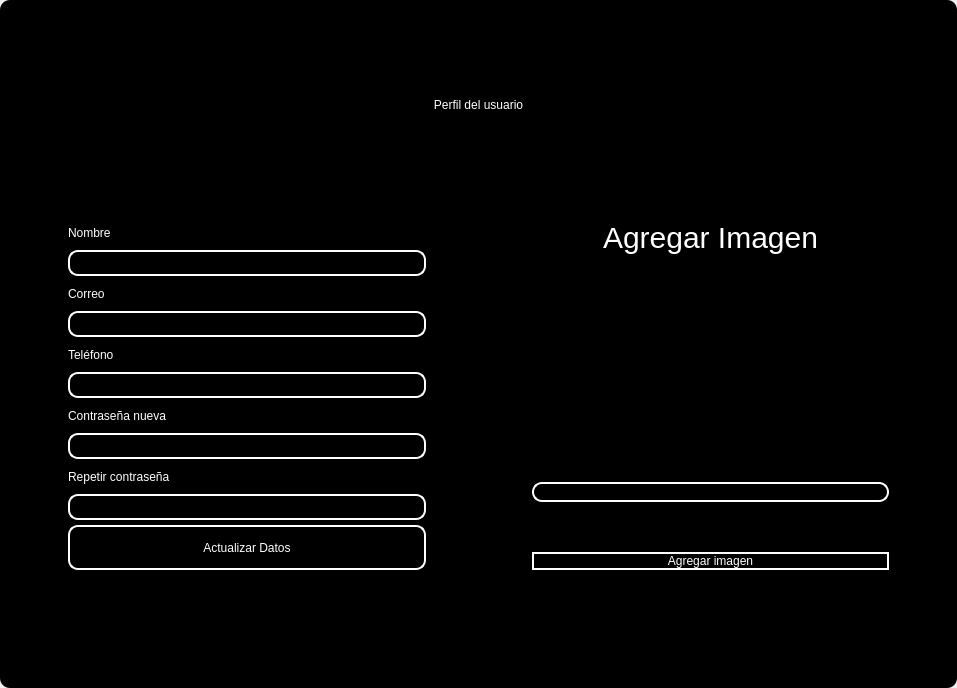
<?xml version="1.0" encoding="UTF-8"?>
<ui version="4.0">
 <class>MainWindow</class>
 <widget class="QMainWindow" name="MainWindow">
  <property name="geometry">
   <rect>
    <x>0</x>
    <y>0</y>
    <width>957</width>
    <height>688</height>
   </rect>
  </property>
  <property name="windowTitle">
   <string>MainWindow</string>
  </property>
  <property name="styleSheet">
   <string notr="true"/>
  </property>
  <widget class="QWidget" name="centralwidget">
   <property name="styleSheet">
    <string notr="true"/>
   </property>
   <layout class="QVBoxLayout" name="verticalLayout">
    <property name="spacing">
     <number>0</number>
    </property>
    <property name="leftMargin">
     <number>0</number>
    </property>
    <property name="topMargin">
     <number>0</number>
    </property>
    <property name="rightMargin">
     <number>0</number>
    </property>
    <property name="bottomMargin">
     <number>0</number>
    </property>
    <item>
     <widget class="QFrame" name="frame">
      <property name="enabled">
       <bool>true</bool>
      </property>
      <property name="styleSheet">
       <string notr="true">
QFrame {
border-radius:10px;
	background-color: rgb(0, 0, 0);
 }
</string>
      </property>
      <property name="frameShape">
       <enum>QFrame::StyledPanel</enum>
      </property>
      <property name="frameShadow">
       <enum>QFrame::Raised</enum>
      </property>
      <layout class="QVBoxLayout" name="verticalLayout_2">
       <item>
        <widget class="QFrame" name="frame_superior">
         <property name="minimumSize">
          <size>
           <width>0</width>
           <height>40</height>
          </size>
         </property>
         <property name="maximumSize">
          <size>
           <width>16777215</width>
           <height>40</height>
          </size>
         </property>
         <property name="styleSheet">
          <string notr="true">QPushButton{
border-radius:18px;
}

QPushButton:hover{
	background-color: rgb(0, 0, 0);
}
</string>
         </property>
         <property name="frameShape">
          <enum>QFrame::StyledPanel</enum>
         </property>
         <property name="frameShadow">
          <enum>QFrame::Raised</enum>
         </property>
         <layout class="QHBoxLayout" name="horizontalLayout_3">
          <property name="spacing">
           <number>4</number>
          </property>
          <property name="leftMargin">
           <number>0</number>
          </property>
          <property name="topMargin">
           <number>0</number>
          </property>
          <property name="rightMargin">
           <number>0</number>
          </property>
          <property name="bottomMargin">
           <number>0</number>
          </property>
          <item>
           <widget class="QPushButton" name="btn_icon">
            <property name="text">
             <string/>
            </property>
            <property name="iconSize">
             <size>
              <width>40</width>
              <height>40</height>
             </size>
            </property>
           </widget>
          </item>
          <item>
           <spacer name="horizontalSpacer_2">
            <property name="orientation">
             <enum>Qt::Horizontal</enum>
            </property>
            <property name="sizeHint" stdset="0">
             <size>
              <width>443</width>
              <height>20</height>
             </size>
            </property>
           </spacer>
          </item>
          <item>
           <widget class="QPushButton" name="btn_exit">
            <property name="minimumSize">
             <size>
              <width>38</width>
              <height>38</height>
             </size>
            </property>
            <property name="maximumSize">
             <size>
              <width>38</width>
              <height>38</height>
             </size>
            </property>
            <property name="cursor">
             <cursorShape>PointingHandCursor</cursorShape>
            </property>
            <property name="text">
             <string/>
            </property>
            <property name="iconSize">
             <size>
              <width>35</width>
              <height>35</height>
             </size>
            </property>
           </widget>
          </item>
          <item>
           <widget class="QPushButton" name="bt_minimizar">
            <property name="minimumSize">
             <size>
              <width>38</width>
              <height>38</height>
             </size>
            </property>
            <property name="maximumSize">
             <size>
              <width>38</width>
              <height>38</height>
             </size>
            </property>
            <property name="cursor">
             <cursorShape>PointingHandCursor</cursorShape>
            </property>
            <property name="text">
             <string/>
            </property>
            <property name="icon">
             <iconset>
              <normaloff>image/minus.svg</normaloff>image/minus.svg</iconset>
            </property>
            <property name="iconSize">
             <size>
              <width>38</width>
              <height>38</height>
             </size>
            </property>
           </widget>
          </item>
          <item>
           <widget class="QPushButton" name="bt_maximizar">
            <property name="minimumSize">
             <size>
              <width>38</width>
              <height>38</height>
             </size>
            </property>
            <property name="maximumSize">
             <size>
              <width>38</width>
              <height>38</height>
             </size>
            </property>
            <property name="cursor">
             <cursorShape>PointingHandCursor</cursorShape>
            </property>
            <property name="text">
             <string/>
            </property>
            <property name="icon">
             <iconset>
              <normaloff>image/chevron-up.svg</normaloff>image/chevron-up.svg</iconset>
            </property>
            <property name="iconSize">
             <size>
              <width>38</width>
              <height>38</height>
             </size>
            </property>
           </widget>
          </item>
          <item>
           <widget class="QPushButton" name="bt_restaurar">
            <property name="minimumSize">
             <size>
              <width>38</width>
              <height>38</height>
             </size>
            </property>
            <property name="maximumSize">
             <size>
              <width>38</width>
              <height>38</height>
             </size>
            </property>
            <property name="cursor">
             <cursorShape>PointingHandCursor</cursorShape>
            </property>
            <property name="text">
             <string/>
            </property>
            <property name="icon">
             <iconset>
              <normaloff>image/chevron-down.svg</normaloff>image/chevron-down.svg</iconset>
            </property>
            <property name="iconSize">
             <size>
              <width>38</width>
              <height>38</height>
             </size>
            </property>
           </widget>
          </item>
          <item>
           <widget class="QPushButton" name="bt_cerrar">
            <property name="minimumSize">
             <size>
              <width>38</width>
              <height>38</height>
             </size>
            </property>
            <property name="maximumSize">
             <size>
              <width>38</width>
              <height>38</height>
             </size>
            </property>
            <property name="cursor">
             <cursorShape>PointingHandCursor</cursorShape>
            </property>
            <property name="text">
             <string/>
            </property>
            <property name="icon">
             <iconset>
              <normaloff>image/x.svg</normaloff>image/x.svg</iconset>
            </property>
            <property name="iconSize">
             <size>
              <width>38</width>
              <height>38</height>
             </size>
            </property>
           </widget>
          </item>
         </layout>
        </widget>
       </item>
       <item>
        <widget class="QLabel" name="label">
         <property name="minimumSize">
          <size>
           <width>0</width>
           <height>100</height>
          </size>
         </property>
         <property name="maximumSize">
          <size>
           <width>16777215</width>
           <height>100</height>
          </size>
         </property>
         <property name="styleSheet">
          <string notr="true">font: 30pt &quot;MS Shell Dlg 2&quot;;
color: rgb(255, 255, 255);</string>
         </property>
         <property name="text">
          <string>Perfil del usuario</string>
         </property>
         <property name="alignment">
          <set>Qt::AlignCenter</set>
         </property>
        </widget>
       </item>
       <item>
        <widget class="QFrame" name="frame_3">
         <property name="frameShape">
          <enum>QFrame::StyledPanel</enum>
         </property>
         <property name="frameShadow">
          <enum>QFrame::Raised</enum>
         </property>
         <layout class="QHBoxLayout" name="horizontalLayout_4">
          <item>
           <layout class="QVBoxLayout" name="verticalLayout_4">
            <property name="spacing">
             <number>5</number>
            </property>
            <property name="sizeConstraint">
             <enum>QLayout::SetMinAndMaxSize</enum>
            </property>
            <property name="leftMargin">
             <number>50</number>
            </property>
            <property name="topMargin">
             <number>50</number>
            </property>
            <property name="rightMargin">
             <number>50</number>
            </property>
            <property name="bottomMargin">
             <number>100</number>
            </property>
            <item>
             <widget class="QLabel" name="label_2">
              <property name="maximumSize">
               <size>
                <width>200</width>
                <height>25</height>
               </size>
              </property>
              <property name="styleSheet">
               <string notr="true">color: rgb(255, 255, 255);
font: 16pt &quot;MS Shell Dlg 2&quot;;</string>
              </property>
              <property name="text">
               <string>Nombre</string>
              </property>
             </widget>
            </item>
            <item>
             <widget class="QLineEdit" name="nametxt">
              <property name="maximumSize">
               <size>
                <width>500</width>
                <height>30</height>
               </size>
              </property>
              <property name="styleSheet">
               <string notr="true">QLineEdit{
background-color: rgba(0, 0, 0,0);
border-radius:10px; 
font: 12pt &quot;Arial&quot;;
color: rgb(255, 255, 254);
border: 2px solid  rgb(255, 255, 255);

}

QLineEdit:hover{
background-color: rgba(0, 0, 0,0);
border-radius:10px; 
font: 12pt &quot;Arial&quot;;
border: 2px solid  rgb(120, 0, 171);
}

QLineEdit:focus{
background-color: rgb(0, 0, 0);
border-radius:10px; 
font: 12pt &quot;Arial&quot;;
border: 2px solid rgb(120, 0, 171);
}

</string>
              </property>
             </widget>
            </item>
            <item>
             <widget class="QLabel" name="label_3">
              <property name="maximumSize">
               <size>
                <width>200</width>
                <height>25</height>
               </size>
              </property>
              <property name="styleSheet">
               <string notr="true">color: rgb(255, 255, 255);
font: 16pt &quot;MS Shell Dlg 2&quot;;</string>
              </property>
              <property name="text">
               <string>Correo</string>
              </property>
             </widget>
            </item>
            <item>
             <widget class="QLineEdit" name="emailtxt">
              <property name="maximumSize">
               <size>
                <width>500</width>
                <height>30</height>
               </size>
              </property>
              <property name="styleSheet">
               <string notr="true">QLineEdit{
background-color: rgba(0, 0, 0,0);
border-radius:10px; 
font: 12pt &quot;Arial&quot;;
color: rgb(255, 255, 254);
border: 2px solid  rgb(255, 255, 255);

}

QLineEdit:hover{
background-color: rgba(0, 0, 0,0);
border-radius:10px; 
font: 12pt &quot;Arial&quot;;
border: 2px solid  rgb(120, 0, 171);
}

QLineEdit:focus{
background-color: rgb(0, 0, 0);
border-radius:10px; 
font: 12pt &quot;Arial&quot;;
border: 2px solid rgb(120, 0, 171);
}

</string>
              </property>
             </widget>
            </item>
            <item>
             <widget class="QLabel" name="label_6">
              <property name="maximumSize">
               <size>
                <width>200</width>
                <height>25</height>
               </size>
              </property>
              <property name="styleSheet">
               <string notr="true">color: rgb(255, 255, 255);
font: 16pt &quot;MS Shell Dlg 2&quot;;</string>
              </property>
              <property name="text">
               <string>Teléfono</string>
              </property>
             </widget>
            </item>
            <item>
             <widget class="QLineEdit" name="phonetxt">
              <property name="maximumSize">
               <size>
                <width>500</width>
                <height>30</height>
               </size>
              </property>
              <property name="styleSheet">
               <string notr="true">QLineEdit{
background-color: rgba(0, 0, 0,0);
border-radius:10px; 
font: 12pt &quot;Arial&quot;;
color: rgb(255, 255, 254);
border: 2px solid  rgb(255, 255, 255);

}

QLineEdit:hover{
background-color: rgba(0, 0, 0,0);
border-radius:10px; 
font: 12pt &quot;Arial&quot;;
border: 2px solid  rgb(120, 0, 171);
}

QLineEdit:focus{
background-color: rgb(0, 0, 0);
border-radius:10px; 
font: 12pt &quot;Arial&quot;;
border: 2px solid rgb(120, 0, 171);
}

</string>
              </property>
             </widget>
            </item>
            <item>
             <widget class="QLabel" name="label_4">
              <property name="maximumSize">
               <size>
                <width>200</width>
                <height>25</height>
               </size>
              </property>
              <property name="styleSheet">
               <string notr="true">color: rgb(255, 255, 255);
font: 16pt &quot;MS Shell Dlg 2&quot;;</string>
              </property>
              <property name="text">
               <string>Contraseña nueva</string>
              </property>
             </widget>
            </item>
            <item>
             <widget class="QLineEdit" name="passwordtxt">
              <property name="maximumSize">
               <size>
                <width>500</width>
                <height>30</height>
               </size>
              </property>
              <property name="styleSheet">
               <string notr="true">QLineEdit{
background-color: rgba(0, 0, 0,0);
border-radius:10px; 
font: 12pt &quot;Arial&quot;;
color: rgb(255, 255, 254);
border: 2px solid  rgb(255, 255, 255);

}

QLineEdit:hover{
background-color: rgba(0, 0, 0,0);
border-radius:10px; 
font: 12pt &quot;Arial&quot;;
border: 2px solid  rgb(120, 0, 171);
}

QLineEdit:focus{
background-color: rgb(0, 0, 0);
border-radius:10px; 
font: 12pt &quot;Arial&quot;;
border: 2px solid rgb(120, 0, 171);
}

</string>
              </property>
              <property name="echoMode">
               <enum>QLineEdit::Password</enum>
              </property>
             </widget>
            </item>
            <item>
             <widget class="QLabel" name="label_5">
              <property name="maximumSize">
               <size>
                <width>200</width>
                <height>25</height>
               </size>
              </property>
              <property name="styleSheet">
               <string notr="true">color: rgb(255, 255, 255);
font: 16pt &quot;MS Shell Dlg 2&quot;;</string>
              </property>
              <property name="text">
               <string>Repetir contraseña</string>
              </property>
             </widget>
            </item>
            <item>
             <widget class="QLineEdit" name="passwordtxt2">
              <property name="maximumSize">
               <size>
                <width>500</width>
                <height>30</height>
               </size>
              </property>
              <property name="styleSheet">
               <string notr="true">QLineEdit{
background-color: rgba(0, 0, 0,0);
border-radius:10px; 
font: 12pt &quot;Arial&quot;;
color: rgb(255, 255, 254);
border: 2px solid  rgb(255, 255, 255);

}

QLineEdit:hover{
background-color: rgba(0, 0, 0,0);
border-radius:10px; 
font: 12pt &quot;Arial&quot;;
border: 2px solid  rgb(120, 0, 171);
}

QLineEdit:focus{
background-color: rgb(0, 0, 0);
border-radius:10px; 
font: 12pt &quot;Arial&quot;;
border: 2px solid rgb(120, 0, 171);
}

</string>
              </property>
              <property name="echoMode">
               <enum>QLineEdit::Password</enum>
              </property>
             </widget>
            </item>
            <item>
             <widget class="QPushButton" name="btn_update_profile">
              <property name="sizePolicy">
               <sizepolicy hsizetype="Expanding" vsizetype="Expanding">
                <horstretch>0</horstretch>
                <verstretch>0</verstretch>
               </sizepolicy>
              </property>
              <property name="maximumSize">
               <size>
                <width>500</width>
                <height>45</height>
               </size>
              </property>
              <property name="cursor">
               <cursorShape>PointingHandCursor</cursorShape>
              </property>
              <property name="styleSheet">
               <string notr="true">QPushButton{
border-radius:10px; 
font: 12pt &quot;Arial&quot;;
color: rgb(255, 255, 254);
border: 2px solid #ffffff;
}

QPushButton:hover{
border-radius:10px; 
font: 12pt &quot;Arial&quot;;
color: rgb(255, 255, 255);
border: 2px solid rgb(120, 0, 171);
	background-color: rgb(120, 0, 171);
}
</string>
              </property>
              <property name="text">
               <string>Actualizar Datos</string>
              </property>
             </widget>
            </item>
           </layout>
          </item>
          <item>
           <layout class="QVBoxLayout" name="verticalLayout_3">
            <property name="spacing">
             <number>50</number>
            </property>
            <property name="leftMargin">
             <number>50</number>
            </property>
            <property name="topMargin">
             <number>50</number>
            </property>
            <property name="rightMargin">
             <number>50</number>
            </property>
            <property name="bottomMargin">
             <number>100</number>
            </property>
            <item>
             <widget class="QLabel" name="label_7">
              <property name="styleSheet">
               <string notr="true">font-size: 30px;
color: rgb(255, 255, 255);</string>
              </property>
              <property name="text">
               <string>Agregar Imagen</string>
              </property>
              <property name="alignment">
               <set>Qt::AlignCenter</set>
              </property>
             </widget>
            </item>
            <item>
             <layout class="QHBoxLayout" name="horizontalLayout">
              <property name="spacing">
               <number>20</number>
              </property>
              <property name="rightMargin">
               <number>0</number>
              </property>
              <item>
               <spacer name="horizontalSpacer_3">
                <property name="orientation">
                 <enum>Qt::Vertical</enum>
                </property>
                <property name="sizeHint" stdset="0">
                 <size>
                  <width>20</width>
                  <height>20</height>
                 </size>
                </property>
               </spacer>
              </item>
              <item>
               <widget class="QLabel" name="image_label">
                <property name="minimumSize">
                 <size>
                  <width>0</width>
                  <height>0</height>
                 </size>
                </property>
                <property name="maximumSize">
                 <size>
                  <width>100</width>
                  <height>100</height>
                 </size>
                </property>
                <property name="frameShape">
                 <enum>QFrame::NoFrame</enum>
                </property>
                <property name="text">
                 <string/>
                </property>
                <property name="alignment">
                 <set>Qt::AlignCenter</set>
                </property>
               </widget>
              </item>
              <item>
               <spacer name="horizontalSpacer">
                <property name="orientation">
                 <enum>Qt::Vertical</enum>
                </property>
                <property name="sizeHint" stdset="0">
                 <size>
                  <width>20</width>
                  <height>20</height>
                 </size>
                </property>
               </spacer>
              </item>
             </layout>
            </item>
            <item>
             <widget class="QLineEdit" name="imagetxt">
              <property name="enabled">
               <bool>false</bool>
              </property>
              <property name="minimumSize">
               <size>
                <width>0</width>
                <height>14</height>
               </size>
              </property>
              <property name="maximumSize">
               <size>
                <width>16777215</width>
                <height>35</height>
               </size>
              </property>
              <property name="styleSheet">
               <string notr="true">QLineEdit{
background-color: rgba(0, 0, 0,0);
border-radius:10px; 
font: 12pt &quot;Arial&quot;;
color: rgb(255, 255, 254);
border: 2px solid  rgb(255, 255, 255);

}

QLineEdit:hover{
background-color: rgba(0, 0, 0,0);
border-radius:10px; 
font: 12pt &quot;Arial&quot;;
border: 2px solid  rgb(120, 0, 171);
}

QLineEdit:focus{
background-color: rgb(0, 0, 0);
border-radius:10px; 
font: 12pt &quot;Arial&quot;;
border: 2px solid rgb(120, 0, 171);
}

</string>
              </property>
             </widget>
            </item>
            <item>
             <widget class="QPushButton" name="btn_add_image">
              <property name="cursor">
               <cursorShape>PointingHandCursor</cursorShape>
              </property>
              <property name="styleSheet">
               <string notr="true">QPushButton{
border-radius:10px; 
font: 12pt &quot;Arial&quot;;
color: rgb(255, 255, 254);
border: 2px solid #ffffff;
}

QPushButton:hover{
border-radius:10px; 
font: 12pt &quot;Arial&quot;;
color: rgb(255, 255, 255);
border: 2px solid rgb(120, 0, 171);
	background-color: rgb(120, 0, 171);
}
</string>
              </property>
              <property name="text">
               <string>Agregar imagen</string>
              </property>
             </widget>
            </item>
           </layout>
          </item>
         </layout>
        </widget>
       </item>
      </layout>
     </widget>
    </item>
   </layout>
  </widget>
 </widget>
 <resources/>
 <connections/>
</ui>
